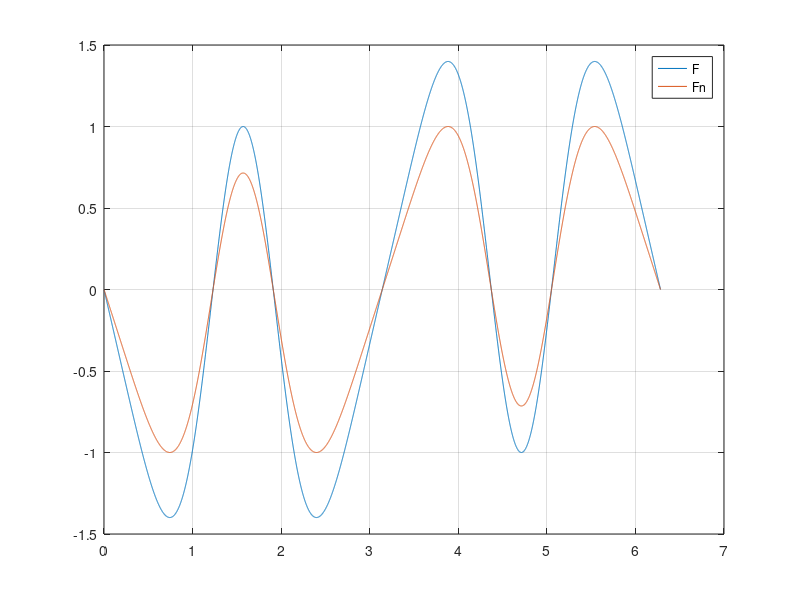

The MATLAB script that drew this image: (Note: this script raises an error after producing the figure.)
clear all;
close all;
clc;

teta=0:.001:2*pi;
%% 
F1=(cos(3*pi/2*(cos(teta))))./(sin(teta));
vMax1=max(F1);
F1n=(cos(3*pi/2*(cos(teta))))./(sin(teta)).*(1./vMax1);

figure(1);
plot(teta,F1,teta,F1n);
grid on;
legend('F','Fn');
figure(2);
polarplot(teta,F1n);

%%
teta2=.001:.001:pi+.001;
F2=(cos(5*pi/2*(cos(teta2))))./(sin(teta2));
vMax2=max(F2);
F2n=(cos(5*pi/2*(cos(teta2))))./(sin(teta2)).*(1./vMax2);

figure(3);
plot(teta2,F2,teta2,F2n);
grid on;
legend('F','Fn');
figure(4);
polarplot(teta2,F2n);

